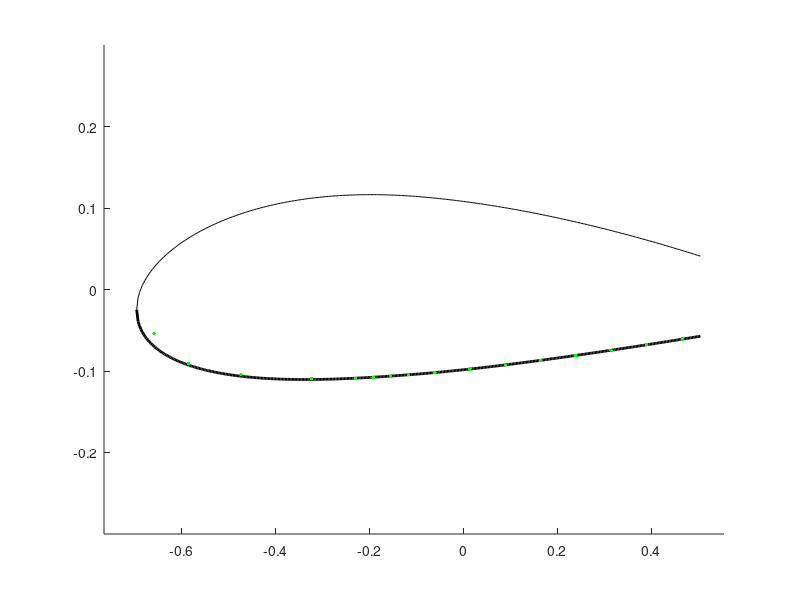

Write MATLAB code to recreate this figure. (Note: this script raises an error after producing the figure.)
function [x_c, y_c, Ixx, Iyy, Ixy, skin, spar, str, caps, x_quarterchord] = build_airfoil()


clear all;
%% 2415 Airfoil 
m = 0.02;               % 
p = 0.4;                % max camber
t = 0.15;               % max thickness 
c = 1.5;                % chord length
nx = 500;               % number of increments
dx = c/nx;  
x = 0:dx:c;             % even spacing

%% Structural elements (arbitrary inputs for now)
skin.t = 0.001;                               % thickness of skin
spar.t = 0.025;                               % thickness of spar
str.A_upp = 5E-6;                            % area of each upper stringer
str.A_low = 5E-6;                            % area of each lower stringer
caps.A = 1E-5;                                % area of spar caps
spar.x = x(175);                                                      % choose x location of spar
str.x_upp = [x(1), x(50), x(150), x(200), x(250),x(300), x(350)];     % choose x locations of upper stringers
str.x_low = [x(1), x(50), x(150), x(200), x(250),x(300), x(350)];     % choose x locations of lower stringers

%% Create Airfoil from equation
yc = zeros(1,nx+1);
yt = zeros(1,nx+1);
yU0 = zeros(1,nx+1);
yL0 = zeros(1,nx+1);
theta = zeros(1,nx+1);
xb = p*c;
i_xb = xb/dx + 1;  

% NACA equation source: http://www.aerospaceweb.org/question/airfoils/q0041.shtml    
for i = 1:nx+1
    yt(i) = 5*t*c*(0.2969*sqrt(x(i)/c) - 0.1260*(x(i)/c) - 0.3516*(x(i)/c)^2 + 0.2843*(x(i)/c)^3 - 0.1015*(x(i)/c)^4);
    if i <= i_xb
        yc(i) = m*x(i)/p^2*(2*p - x(i)/c);
        theta(i) = atan(2*m/p^2*(p - x(i)/c));
    else
        yc(i) = m*(c - x(i))/(1-p)^2*(1 + x(i)/c - 2*p);
        theta(i) = atan(2*m/(1-p)^2*(p-x(i)/c));
    end
    yU0(i) = yc(i) + yt(i)*cos(theta(i));
    yL0(i) = yc(i) - yt(i)*cos(theta(i));
end

% The last 20% of the chord length of the airfoil was neglected under the assumption that
% this section contained flaps and ailerons, and would therefore not support aerodynamic loads.
i_xend = round(0.8*c/dx)+1;
x = x(1:i_xend);
yU = yU0(1:i_xend);
yL = yL0(1:i_xend);

%% Spars
spar.x = [spar.x,x(end)];                    % x location of spar
spar.n = length(spar.x);                     % number of spars
spar.i = round(spar.x./dx)+1;                % index of spars  
spar.h = yU(spar.i) - yL(spar.i);            % height of spar
spar.Cy = (yU(spar.i) + yL(spar.i))/2;       % y centroid of spar  
spar.A = spar.t*spar.h;                      % area of spar
spar.y_upp = yU(spar.i);
spar.y_low = yL(spar.i);

%% Stringers
str.n_upp = length(str.x_upp);                            % number of upper stringers
str.i_upp = round(str.x_upp./dx)+1;                       % indices of upper stringers
str.n_low = length(str.x_low);                            % number of lower stringers
str.i_low = round(str.x_low./dx)+1;                       % indices of lower stringers
str.y_upp = yU(str.i_upp);
str.y_low = yL(str.i_low);

%% Nodes (based on TA's definition: node = skin and spar cap)
node.x_upp = [str.x_upp,spar.x];            % x location of upper stringers and spars
node.x_upp = sort(node.x_upp);              % sort ascending
% skin should be broken into smaller elements for higher accuracy of calculation
% break one skin element into two by adding one more node in between
skin.x_upp = zeros(1,2*length(node.x_upp)-1);
for i = 1:length(node.x_upp)-1
    skin.x_upp(2*i-1) = node.x_upp(i);
    skin.x_upp(2*i) = (node.x_upp(i) + node.x_upp(i+1))/2;
end
skin.x_upp(end) = node.x_upp(end);

skin.i_upp = round(skin.x_upp/dx)+1;       % indices of skins
skin.n_upp = length(skin.x_upp)-1;         % number of upper skins
skin.l_upp = zeros(1,skin.n_upp);          % length of upper skins
skin.A_upp = zeros(1,skin.n_upp);          % area of upper skins
skin.Cx_upp = zeros(1,skin.n_upp);         % x centroid of upper skins
skin.Cy_upp = zeros(1,skin.n_upp);         % y centroid of upper skins

for i = 1:skin.n_upp
    skin.l_upp(i) = sqrt((yU(skin.i_upp(i+1)) - yU(skin.i_upp(i)))^2 + (skin.x_upp(i+1) - skin.x_upp(i))^2);  
    skin.A_upp(i) = skin.t*skin.l_upp(i);
    skin.Cx_upp(i) = (skin.x_upp(i+1) + skin.x_upp(i))/2;
    skin.Cy_upp(i) = (yU(skin.i_upp(i+1)) + yU(skin.i_upp(i)))/2;
end

% lower nodes
node.x_low = [str.x_low,spar.x];
node.x_low = sort(node.x_low);

skin.x_low = zeros(1,2*length(node.x_low)-1);
for i = 1:length(node.x_low)-1
    skin.x_low(2*i-1) = node.x_low(i);
    skin.x_low(2*i) = (node.x_low(i) + node.x_low(i+1))/2;
end
skin.x_low(end) = node.x_low(end);

skin.i_low = round(skin.x_low/dx)+1;
skin.n_low = length(skin.x_low)-1;
skin.l_low = zeros(1,skin.n_low);
skin.A_low = zeros(1,skin.n_low);
skin.Cx_low = zeros(1,skin.n_low);
skin.Cy_low = zeros(1,skin.n_low);

for i = 1:skin.n_low
    skin.l_low(i) = sqrt((yL(skin.i_low(i+1)) - yL(skin.i_low(i)))^2 + (skin.x_low(i+1) - skin.x_low(i))^2);
    skin.A_low(i) = skin.t*skin.l_low(i);
    skin.Cx_low(i) = (skin.x_low(i+1) + skin.x_low(i))/2;
    skin.Cy_low(i) = (yL(skin.i_low(i+1)) + yL(skin.i_low(i)))/2;
end

%% Spar Caps
caps.x = spar.x;
caps.n = 2*length(caps.x);
caps.y_upp = yU(spar.i);
caps.y_low = yL(spar.i);
caps.i = round(caps.x/dx)+1;
% Centroids of caps are at the x and y locations: caps.Cy = caps.C,

%% Centroid of the overall wing section
% initial value
Cx_sum = 2*(sum(caps.x.*caps.A)) + sum(str.x_upp.*str.A_upp) + sum(str.x_low.*str.A_low) + sum(spar.x.*spar.A) ...
         + sum(skin.Cx_low.*skin.A_low) + sum(skin.Cx_upp.*skin.A_upp);
Cy_sum = sum(caps.y_low.*caps.A) + sum(caps.y_upp.*caps.A) + sum(yU(str.i_upp).*str.A_upp) + sum(yL(str.i_low).*str.A_low) ... 
         + sum(spar.Cy.*spar.A) + sum(skin.Cy_low.*skin.A_low) + sum(skin.Cy_upp.*skin.A_upp);
A_sum = caps.A*caps.n + str.A_upp*str.n_upp + str.A_low*str.n_low + sum(spar.A) + sum(skin.A_low) + sum(skin.A_upp);

Cx = Cx_sum/A_sum;
Cy = Cy_sum/A_sum;

%% Leading Edge Origin Plot
% figure
% plot(x,yU,'k',x,yL,'k','Linewidth',2);
% ylim([-0.3 0.3])
% hold on
% xlim([0,c]);
% plot(str.x_upp,yU(str.i_upp),'or',str.x_low,yL(str.i_low),'or','markersize',5);
% % plot([x(1),x(1)],[yU(i(1)),yL(i(1))],'b',[x(end),x(end)],[yU(end),yL(end)],'b','Linewidth',3);
% rectangle('Position',[x(spar.i(1))-spar.t/2, yL(spar.i(1)), spar.t, yU(spar.i(1))-yL(spar.i(1))]);
% rectangle('Position',[x(spar.i(2))-spar.t/2, yL(spar.i(2)), spar.t, yU(spar.i(2))-yL(spar.i(2))]);
% plot(spar.x,yU(spar.i),'sg',spar.x,yL(spar.i),'sg','markersize',7);
% % plot([x(end),x(end)],[yU(end),yL(end)]);
% scatter(Cx,Cy,'m*')
% ylabel('y (m)')
% xlabel('x (m)')
% grid on

%% Area moments of inertia
for i = 1:length(spar.x)
    spar.Ixx(i) = (spar.t*spar.h(i)^3)/12 + spar.A(i)*(spar.Cy(i) - Cy)^2;
    spar.Iyy(i) = (spar.h(i)*spar.t^3)/12 + spar.A(i)*(spar.x(i) - Cx)^2;
    spar.Ixy(i) = spar.A(i)*(spar.Cy(i) - Cy)*(spar.x(i) - Cx);
end

for i = 1:skin.n_upp
    skin.Ixx_upp(i) = skin.A_upp(i)*(skin.Cy_upp(i) - Cy)^2;
    skin.Iyy_upp(i) = skin.A_upp(i)*(skin.Cx_upp(i) - Cx)^2;
    skin.Ixy_upp(i) = skin.A_upp(i)*(skin.Cy_upp(i) - Cy)*(skin.Cx_upp(i) - Cx);
end

for i = 1:skin.n_low
    skin.Ixx_low(i) = skin.A_low(i)*(skin.Cy_low(i) - Cy)^2;
    skin.Iyy_low(i) = skin.A_low(i)*(skin.Cx_low(i) - Cx)^2;
    skin.Ixy_low(i) = skin.A_low(i)*(skin.Cy_low(i) - Cy)*(skin.Cx_low(i) - Cx);
end

for i = 1:str.n_upp
    str.Ixx_upp(i) = str.A_upp*(yU(str.i_upp(i)) - Cy)^2;
    str.Iyy_upp(i) = str.A_upp*(str.x_upp(i) - Cx)^2;
    str.Ixy_upp(i) = str.A_upp*(yU(str.i_upp(i)) - Cy)*(str.x_upp(i) - Cx);
end

for i = 1:str.n_low
    str.Ixx_low(i) = str.A_low*(yL(str.i_low(i)) - Cy)^2;
    str.Iyy_low(i) = str.A_low*(str.x_low(i) - Cx)^2;
    str.Ixy_low(i) = str.A_low*(yL(str.i_low(i)) - Cy)*(str.x_low(i) - Cx);
end

for i = 1:length(caps.x)
    caps.Ixx_upp(i) = caps.A*(caps.y_upp(i) - Cy)^2;
    caps.Iyy_upp(i) = caps.A*(caps.x(i) - Cx)^2;
    caps.Ixy_upp(i) = caps.A*(caps.y_upp(i) - Cy)*(caps.x(i) - Cx);
end

for i = 1:length(caps.x)
    caps.Ixx_low(i) = caps.A*(caps.y_low(i) - Cy)^2;
    caps.Iyy_low(i) = caps.A*(caps.x(i) - Cx)^2;
    caps.Ixy_low(i) = caps.A*(caps.y_low(i) - Cy)*(caps.x(i) - Cx);
end

Ixx = sum(spar.Ixx)+sum(skin.Ixx_upp)+sum(skin.Ixx_low)+sum(str.Ixx_upp)+sum(str.Ixx_low)+sum(caps.Ixx_low);
Iyy = sum(spar.Iyy)+sum(skin.Iyy_upp)+sum(skin.Iyy_low)+sum(str.Iyy_upp)+sum(str.Iyy_low)+sum(caps.Iyy_low);
Ixy = sum(spar.Ixy)+sum(skin.Ixy_upp)+sum(skin.Ixy_low)+sum(str.Ixy_upp)+sum(str.Ixy_low)+sum(caps.Ixy_low);


%%%%%%%%%%%%%%%%%%%%%%%%%%%%%%%%%%%%%%%%%%%%%%%%%%%%%%%%%%%%%%%%%%%%%%%%
%% BELOW CALCULATIONS ARE COORDINATE TRANSFORMATIONS FOR JARED's CODE %%
%%%%%%%%%%%%%%%%%%%%%%%%%%%%%%%%%%%%%%%%%%%%%%%%%%%%%%%%%%%%%%%%%%%%%%%%

%% Shift coordinate system to centroid-centered frame
% x's
spar.x_c = spar.x - Cx;
skin.x_upp_c = skin.Cx_upp - Cx;
skin.x_low_c = skin.Cx_low - Cx;
str.x_upp_c = str.x_upp - Cx;
str.x_low_c = str.x_low - Cx;
caps.x_upp_c = caps.x - Cx;
caps.x_low_c = caps.x - Cx;

% y's (Cy's are y's for point-components)
skin.y_upp_c = skin.Cy_upp - Cy;
skin.y_low_c = skin.Cy_low - Cy;
str.y_upp_c = str.y_upp - Cy;
str.y_low_c = str.y_low - Cy;
caps.y_upp_c = caps.y_upp - Cy;
caps.y_low_c = caps.y_low - Cy;

%% Make CCW coordinate system for shear flow
x_CCW = zeros(1,length(x));
yU_CCW = zeros(1,length(x));
yL_CCW = zeros(1,length(x));

for i = 1:length(x)
    x_CCW(i) = x(end - i + 1);
    yU_CCW(i) = yU(end - i + 1);
    yL_CCW(i) = yL(end - i + 1);
end
y_CCW = [yU_CCW yL_CCW(end:-1:1)];         
x_CCW = [x_CCW x(1:end)];

spar.i_CCW = length(x) - spar.i + 1;
spar.i_CCW = sort([spar.i_CCW, (length(x) + spar.i - 1)]); 
skin.i_CCW = length(x) - skin.i_upp + 1;
skin.i_CCW = sort([skin.i_CCW, (length(x) + skin.i_low - 1)]);
str.i_CCW = length(x) - str.i_upp + 1;
str.i_CCW = sort([str.i_CCW, (length(x) + str.i_low - 1)]);
caps.i_CCW = spar.i_CCW;

x_c = x_CCW - Cx;
y_c = y_CCW - Cy;

x_quarterchord = (max(x_c)-min(x_c))/4 + min(x_c);


%% Centroid-centered plot
figure
hold on
plot(x-Cx,yU-Cy,'k',x-Cx,yL-Cy,'k','Linewidth',2);
ylim([-0.3 0.3])
xlim([1.1*(-Cx),1.1*(x(end)-Cx)]);
p.skin_upp = plot(skin.x_low_c, skin.y_low_c, 'g.', 'markersize',8);
p.skin_low = plot(skin.x_upp_c, skin.y_upp_c, 'g.','markersize',8);
p.str_upp  = plot(str.x_upp_c, str.y_upp_c, 'or', 'markersize',5);
p.str_low  = plot(str.x_low_c, str.y_low_c, 'or', 'markersize',5);
p.spar1    = plot(spar.x_c(1), 0.5*(spar.y_upp(1) + spar.y_low(1)) - Cy, 'bx', 'markersize', 8);
p.spar2    = plot(spar.x_c(2), 0.5*(spar.y_upp(2) + spar.y_low(2)) - Cy, 'bx', 'markersize', 8);
p.caps_upp = plot(caps.x_upp_c, caps.y_upp_c, 'sm', 'markersize', 10);
p.caps_low = plot(caps.x_low_c, caps.y_low_c, 'sm', 'markersize', 10);
rectangle('Position',[x(spar.i(1))-spar.t/2-Cx, yL(spar.i(1))-Cy, spar.t, yU(spar.i(1))-yL(spar.i(1))]);
rectangle('Position',[x(spar.i(2))-spar.t/2-Cx, yL(spar.i(2))-Cy, spar.t, yU(spar.i(2))-yL(spar.i(2))]);
p.centroid = plot(0,0,'r*', 'markersize', 10);
legend([p.centroid, p.skin_upp, p.str_upp, p.spar1, p.caps_upp],'Overall Centroid', 'Skin', 'Stringer', 'Spar', 'Spar Cap');
ylabel('y (m)')
xlabel('x (m)')
grid on

disp('build_airfoil complete');
